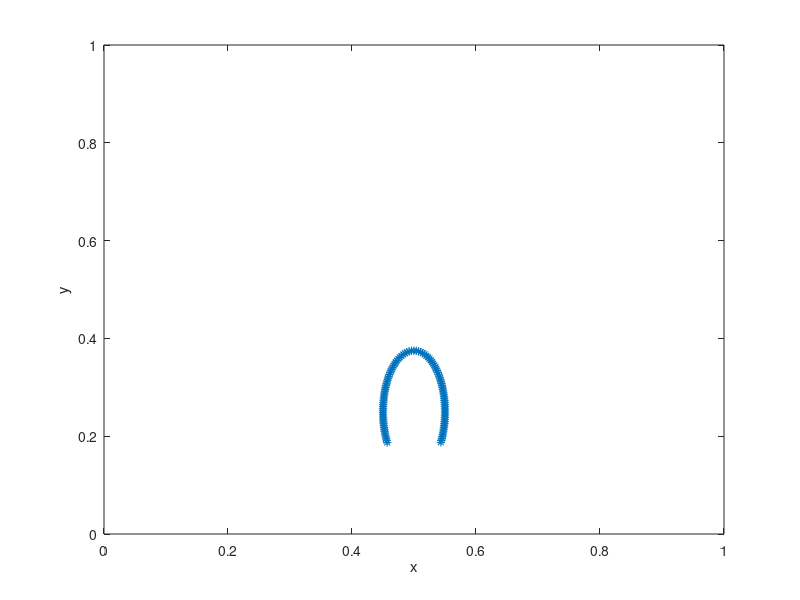

This chart was generated by the following MATLAB code:
%-------------------------------------------------------------------------------------------------------------------%
%
% IB2d is an Immersed Boundary Code (IB) for solving fully coupled non-linear 
% 	fluid-structure interaction models. This version of the code is based off of
%	Peskin's Immersed Boundary Method Paper in Acta Numerica, 2002.
%
% Author: Nicholas A. Battista
% Email:  nick.battista@unc.edu
% Date Created: May 27th, 2015
% Institution: UNC-CH
%
% This code is capable of creating Lagrangian Structures using:
% 	1. Springs
% 	2. Beams (*torsional springs)
% 	3. Target Points
%	4. Muscle-Model (combined Force-Length-Velocity model, "HIll+(Length-Tension)")
%
% One is able to update those Lagrangian Structure parameters, e.g., spring constants, resting %%	lengths, etc
% 
% There are a number of built in Examples, mostly used for teaching purposes. 
% 
% If you would like us %to add a specific muscle model, please let Nick (nick.battista@unc.edu) know.
%
%--------------------------------------------------------------------------------------------------------------------%

%%%%%%%%%%%%%%%%%%%%%%%%%%%%%%%%%%%%%%%%%%%%%%%%%%%%%%%%%%%%%%%%%%%%%%%%%%%%%%%%%%%%%%
%
% FUNCTION: creates the RUBBERBAND-EXAMPLE geometry and prints associated input files
%
%%%%%%%%%%%%%%%%%%%%%%%%%%%%%%%%%%%%%%%%%%%%%%%%%%%%%%%%%%%%%%%%%%%%%%%%%%%%%%%%%%%%%%

function Jellyfish()

%
% Grid Parameters (MAKE SURE MATCHES IN input2d !!!)
%
Nx =  128;        % # of Eulerian Grid Pts. in x-Direction (MUST BE EVEN!!!)
Ny =  128;        % # of Eulerian Grid Pts. in y-Direction (MUST BE EVEN!!!)
Lx = 1.0;        % Length of Eulerian Grid in x-Direction
Ly = 1.0;        % Length of Eulerian Grid in y-Direction


% Immersed Structure Geometric / Dynamic Parameters %
ds = Lx/(2*Nx);  % Lagrangian Pt. Spacing (2x resolution of Eulerian grid)
rmax = 0.5/4;         % Length of semi-major axis.
rmin = 0.2/4;         % Length of semi-minor axis.
struct_name = 'jelly'; % Name for .vertex, .spring, etc files.


% Call function to construct geometry
[xLag,yLag,C] = give_Me_Immsersed_Boundary_Geometry(ds,rmin,rmax);

% Translate Geometry
yLag = yLag + 2*rmax;
xLag = xLag + Lx/2;

% Plot Geometry to test
plot(xLag,yLag,'r-'); hold on;
plot(xLag,yLag,'*'); hold on;
xlabel('x'); ylabel('y');
axis([0 1 0 1]);

% Prints .vertex file!
print_Lagrangian_Vertices(xLag,yLag,struct_name);


% Prints .spring file!
k_Spring = 1e7;
print_Lagrangian_Springs(xLag,yLag,k_Spring,struct_name);


% Prints .beam file!
k_Beam = 1e3;
print_Lagrangian_Beams(xLag,yLag,k_Beam,C,struct_name);


% Prints .target file!
%k_Target = 1e7;
%print_Lagrangian_Target_Pts(xLag,k_Target,struct_name);

%%%%%%%%%%%%%%%%%%%%%%%%%%%%%%%%%%%%%%%%%%%%%%%%%%%%%%%%%%%%%%%%%%%%%%%%
%
% FUNCTION: prints VERTEX points to a file called rubberband.vertex
%
%%%%%%%%%%%%%%%%%%%%%%%%%%%%%%%%%%%%%%%%%%%%%%%%%%%%%%%%%%%%%%%%%%%%%%%%

function print_Lagrangian_Vertices(xLag,yLag,struct_name)

    N = length(xLag);

    vertex_fid = fopen([struct_name '.vertex'], 'w');

    fprintf(vertex_fid, '%d\n', N );

    %Loops over all Lagrangian Pts.
    for s = 1:N
        X_v = xLag(s);
        Y_v = yLag(s);
        fprintf(vertex_fid, '%1.16e %1.16e\n', X_v, Y_v);
    end

    fclose(vertex_fid); 
    
    %%%%%%%%%%%%%%%%%%%%%%%%%%%%%%%%%%%%%%%%%%%%%%%%%%%%%%%%%%%%%%%%%%%%%%%%
%
% FUNCTION: prints Vertex points to a file called rubberband.vertex
%
%%%%%%%%%%%%%%%%%%%%%%%%%%%%%%%%%%%%%%%%%%%%%%%%%%%%%%%%%%%%%%%%%%%%%%%%

function print_Lagrangian_Target_Pts(xLag,k_Target,struct_name)

    N = length(xLag);

    target_fid = fopen([struct_name '.target'], 'w');

    fprintf(target_fid, '%d\n', N );

    %Loops over all Lagrangian Pts.
    for s = 1:N
        fprintf(target_fid, '%d %1.16e\n', s, k_Target);
    end

    fclose(target_fid); 
    
    
%%%%%%%%%%%%%%%%%%%%%%%%%%%%%%%%%%%%%%%%%%%%%%%%%%%%%%%%%%%%%%%%%%%%%%%%%%%%%%%%%%%%%
%
% FUNCTION: prints BEAM (Torsional Spring) points to a file called rubberband.beam
%
%%%%%%%%%%%%%%%%%%%%%%%%%%%%%%%%%%%%%%%%%%%%%%%%%%%%%%%%%%%%%%%%%%%%%%%%%%%%%%%%%%%%%

function print_Lagrangian_Beams(xLag,yLag,k_Beam,C,struct_name)

    % k_Beam: beam stiffness
    % C: beam curvature
    
    N = length(xLag); % NOTE: Total number of beams = Number of Total Lag Pts. - 2

    beam_fid = fopen([struct_name '.beam'], 'w');

    fprintf(beam_fid, '%d\n', N-2 );

    %spring_force = kappa_spring*ds/(ds^2);

    %BEAMS BETWEEN VERTICES
    for s = 2:N-1
            if  s <= N-1         
                fprintf(beam_fid, '%d %d %d %1.16e %1.16e\n',s-1, s, s+1, k_Beam, C(s) );  
            else
                %Case s=N
                fprintf(beam_fid, '%d %d %d %1.16e %1.16e\n',s-1, s, 1,   k_Beam, C(s) );  
            end
    end
    fclose(beam_fid); 


%%%%%%%%%%%%%%%%%%%%%%%%%%%%%%%%%%%%%%%%%%%%%%%%%%%%%%%%%%%%%%%%%%%%%%%%
%
% FUNCTION: prints SPRING points to a file called rubberband.spring
%
%%%%%%%%%%%%%%%%%%%%%%%%%%%%%%%%%%%%%%%%%%%%%%%%%%%%%%%%%%%%%%%%%%%%%%%%

function print_Lagrangian_Springs(xLag,yLag,k_Spring,struct_name)

    N = length(xLag);

    spring_fid = fopen([struct_name '.spring'], 'w');

    fprintf(spring_fid, '%d\n', N );

    %spring_force = kappa_spring*ds/(ds^2);

    %SPRINGS BETWEEN VERTICES
    for s = 1:N
            if s < N         
                x1 = xLag(s);    y1 = yLag(s);
                x2 = xLag(s+1);  y2 = yLag(s+1);
                ds = sqrt( (x1-x2)^2 + (y1-y2)^2 );
                fprintf(spring_fid, '%d %d %1.16e %1.16e\n', s, s+1, k_Spring, ds);  
            end
            
            % GEOMETRY IS NOT CLOSED!
            %else
            %    %Case s=N
            %    x1 = xLag(s);   y1 = yLag(s);
            %    x2 = xLag(1);   y2 = yLag(1);
            %    ds = sqrt( (x1-x2)^2 + (y1-y2)^2 );
            %    fprintf(spring_fid, '%d %d %1.16e %1.16e\n', s, 1,   k_Spring, ds);  
            %end
            
    end
    
    % TETHER ENDS OF JELLYFISH BELL
    x1 = xLag(1);   y1 = yLag(1);
    x2 = xLag(s);   y2 = yLag(s);
    ds = sqrt( (x1-x2)^2 + (y1-y2)^2 );
    fprintf(spring_fid, '%d %d %1.16e %1.16e\n', 1, s,   k_Spring, ds);
    
    fprintf('\n HEADS UP! Print dist = %d into update_Springs file!\n\n ',ds);
    
    fclose(spring_fid); 
    
    

%%%%%%%%%%%%%%%%%%%%%%%%%%%%%%%%%%%%%%%%%%%%%%%%%%%%%%%%%%%%%%%%%%%%%%%%
%
% FUNCTION: gives actually ELLIPTICAL piece
%
%%%%%%%%%%%%%%%%%%%%%%%%%%%%%%%%%%%%%%%%%%%%%%%%%%%%%%%%%%%%%%%%%%%%%%%%

function [x,y,t] = compute_ELLIPTIC_Branch(ds,rmin,rmax,ang)

% ang: angle below positive x-axis where ellipse is to start
if ang < 0
    angEnd = abs(ang) + pi;
elseif ang == 0
    angEnd = pi;
end

%initiate
ct = 1;
t(1) = ang;
xN = rmin*cos(ang);   x(ct) = xN;
yN = rmax*sin(ang);   y(ct) = yN;

while t <= angEnd-ds; 
    
    %update counter
    ct = ct+1;
    
    xP = x(ct-1);           % x-Prev
    yP = y(ct-1);           % y-Prev
    
    tN = t(ct-1);                 % previous angle
    tF = tN + pi/20;         % far guess
    tGuess = (tN + tF)/2;   % guess
    
    xN1 = rmin*cos(tGuess);   % x-guess 
    yN1 = rmax*sin(tGuess);   % y-guess
    err = ( ds - sqrt( (xN1-xP)^2 + (yN1-yP)^2 ) );
    
    while abs(err) > 1e-6
       
       if err > 0
          
          tN = tGuess;              % Update 'close' PT. [tN,tGuess,tF]
          tGuess = (tN+tF)/2;       % New Guess
          xN1 = rmin*cos(tGuess);   % x-guess 
          yN1 = rmax*sin(tGuess);   % y-guess          
          
       elseif err < 0
           
          tF = tGuess;             % Update FAR PT. [tN,tGuess,tF] 
          tGuess = (tF+tN)/2;     % New Guess
          xN1 = rmin*cos(tGuess);   % x-guess 
          yN1 = rmax*sin(tGuess);   % y-guess  
          
       end
        
       %compute error
       err = ( ds - sqrt( (xN1-xP)^2 + (yN1-yP)^2 ) );
        
    end

    %save values
    x(ct) = xN1;
    y(ct) = yN1;
    
    %update
    t(ct)=tGuess;
    
end

%x(ct+1) = rmin*cos(angEnd);  
%y(ct+1) = rmax*sin(angEnd);  

%%%%%%%%%%%%%%%%%%%%%%%%%%%%%%%%%%%%%%%%%%%%%%%%%%%%%%%%%%%%%%%%%%%%%%%%
%
% FUNCTION: computes curvature of ellipse
%
%%%%%%%%%%%%%%%%%%%%%%%%%%%%%%%%%%%%%%%%%%%%%%%%%%%%%%%%%%%%%%%%%%%%%%%%

function C = compute_Curvatures(angs,rmin,rmax)

C = zeros( length(angs) );
for i=1:length(angs)
   t = angs(i);
   C(i) = rmin*rmax / ( sqrt( (rmax*cos(t))^2 + (rmin*sin(t))^2 ) )^3;
end

%%%%%%%%%%%%%%%%%%%%%%%%%%%%%%%%%%%%%%%%%%%%%%%%%%%%%%%%%%%%%%%%%%%%%%%%
%
% FUNCTION: creates the Lagrangian structure geometry
%
%%%%%%%%%%%%%%%%%%%%%%%%%%%%%%%%%%%%%%%%%%%%%%%%%%%%%%%%%%%%%%%%%%%%%%%%

function [xLag,yLag,C] = give_Me_Immsersed_Boundary_Geometry(ds,rmin,rmax)

% The immsersed structure is HALF an ellipse %

ang = -pi/6;
[xLag,yLag,angs] = compute_ELLIPTIC_Branch(ds,rmin,rmax,ang);

C = compute_Curvatures(angs,rmin,rmax);
